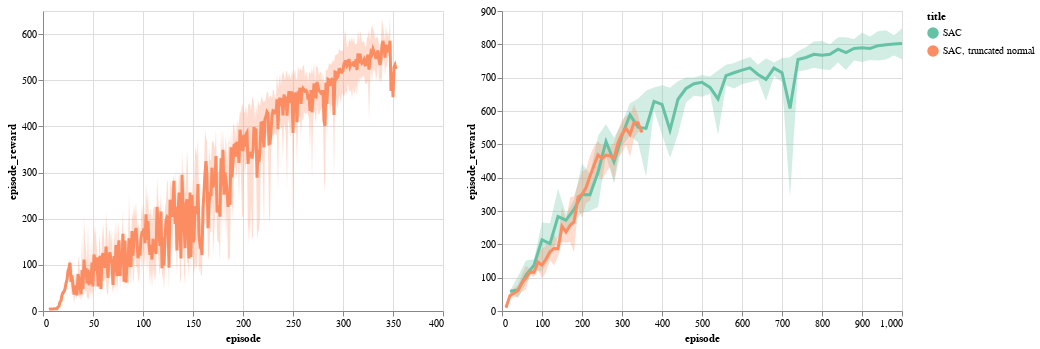

Notebook cell for this chart:
### Code cell
data = pd.concat([
    load_sac_results('cheetah', 'run'),
    load_jobs('sactrunc_v3*', title='SAC, truncated normal'),
])
data = data[data.episode <= 1000]

plot_with_bars(data, y_col='episode_reward', color='title', test=False) |\
plot_with_bars(data, y_col='episode_reward', color='title', test=True)

# chart = plot_with_bars(data, y_col='episode_reward', color='title', test=True)
# chart.title = 'cheetah run'
# chart

### Figure 1 — Vega-Lite specification as saved in the notebook (floating-point values rounded to 4 significant figures; data arrays with more than 128 entries replaced by an {"elided": "..."} marker saying what was removed)
{"config": {"view": {"height": 300, "width": 400}, "range": {"category": {"scheme": "set2"}, "ordinal": {"scheme": "plasma"}}, "legend": {"labelLimit": 0}, "background": "white", "mark": {"clip": true}, "line": {"size": 3}}, "hconcat": [{"layer": [{"mark": {"type": "line", "opacity": 1, "size": 0}, "encoding": {"color": {"type": "nominal", "field": "title"}, "x": {"type": "quantitative", "field": "episode"}, "y": {"type": "quantitative", "aggregate": "mean", "field": "episode_reward"}}, "transform": [{"filter": "(datum.test === false)"}]}, {"mark": {"type": "errorband", "extent": "ci"}, "encoding": {"color": {"type": "nominal", "field": "title"}, "x": {"type": "quantitative", "field": "episode"}, "y": {"type": "quantitative", "field": "episode_reward"}}, "transform": [{"filter": "(datum.test === false)"}]}, {"mark": "line", "encoding": {"color": {"type": "nominal", "field": "title"}, "x": {"type": "quantitative", "field": "episode"}, "y": {"type": "quantitative", "aggregate": "mean", "field": "episode_reward"}}, "transform": [{"filter": "(datum.test === false)"}]}]}, {"layer": [{"mark": {"type": "line", "opacity": 1, "size": 0}, "encoding": {"color": {"type": "nominal", "field": "title"}, "x": {"type": "quantitative", "field": "episode"}, "y": {"type": "quantitative", "aggregate": "mean", "field": "episode_reward"}}, "transform": [{"filter": "(datum.test === true)"}]}, {"mark": {"type": "errorband", "extent": "ci"}, "encoding": {"color": {"type": "nominal", "field": "title"}, "x": {"type": "quantitative", "field": "episode"}, "y": {"type": "quantitative", "field": "episode_reward"}}, "transform": [{"filter": "(datum.test === true)"}]}, {"mark": "line", "encoding": {"color": {"type": "nominal", "field": "title"}, "x": {"type": "quantitative", "field": "episode"}, "y": {"type": "quantitative", "aggregate": "mean", "field": "episode_reward"}}, "transform": [{"filter": "(datum.test === true)"}]}]}], "data": {"name": "data-ab4e3a4820883c66cbd52f4e1a60dc66"}, "$schema": "https://vega.github.io/schema/vega-lite/v4.8.1.json", "datasets": {"data-ab4e3a4820883c66cbd52f4e1a60dc66": {"elided": "1661 records"}}}
